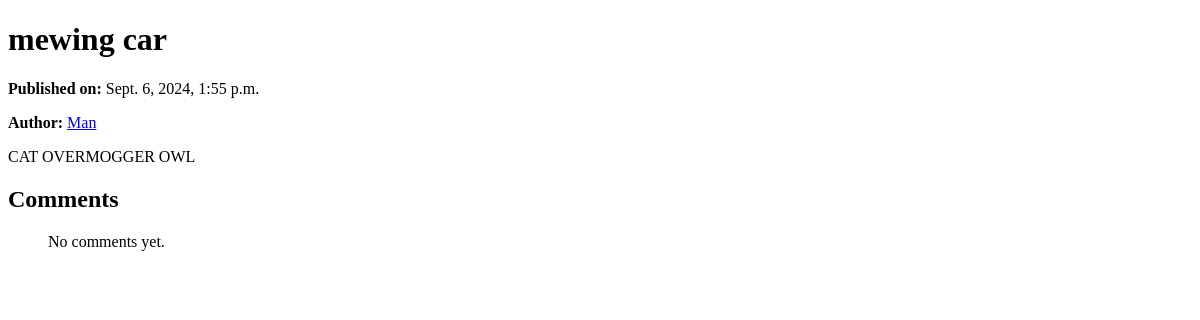
/post/1/, run on an earlier commit of the app's database.
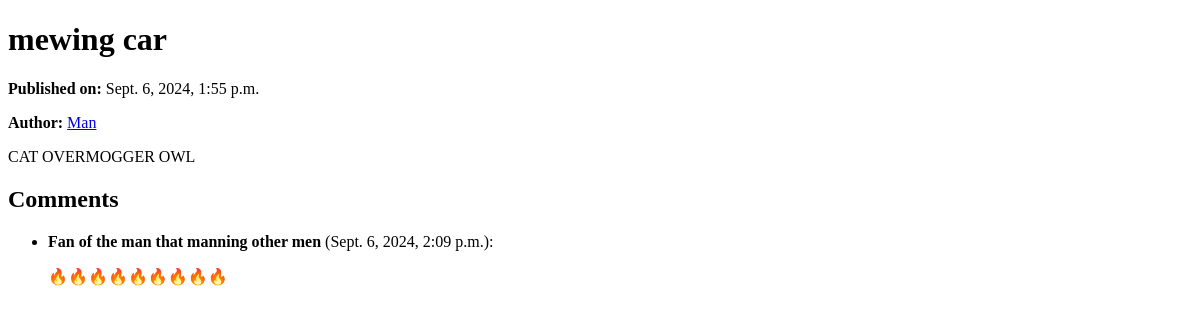
And on a later commit of the database.
### blog/models.py (models this page shows, shortened)
class Post(models.Model):
    title = models.CharField(max_length=200)
    content = models.TextField()
    published_date = models.DateTimeField()
    author = models.ForeignKey(Author, on_delete=models.CASCADE)

class Author(models.Model):
    name = models.CharField(max_length=100)
    bio = models.TextField()

class Comment(models.Model):
    author_name = models.CharField(max_length=100)
    text = models.TextField()
    created_date = models.DateTimeField(default=timezone.now)
    post = models.ForeignKey("Post", on_delete=models.CASCADE, related_name="comments")

### blog/views.py (the view)
# urls.py: path("post/<int:post_id>/", views.post_detail, name="post_detail"),
def post_detail(request, post_id):
    post = get_object_or_404(Post, pk=post_id)
    comments = post.comments.all()
    return render(request, "post_detail.html", {"post": post, "comments": comments})

### blog/templates/post_detail.html (shortened to what this page needs)
<!DOCTYPE html>
<html>
<head>
</head>
<body>
    <h1>{{ post.title }}</h1>
    <p><strong>Published on:</strong> {{ post.published_date }}</p>
    <p><strong>Author:</strong> <a href="{% url 'posts_by_author' post.author.id %}">{{ post.author.name }}</a></p>
    <div>{{ post.content }}</div>
    <h2>Comments</h2>
    <ul>
        {% for comment in comments %}
        <li>
            <p><strong>{{ comment.author_name }}</strong> ({{ comment.created_date }}):</p>
            <p>{{ comment.text }}</p>
        </li>
        {% empty %}
            <p>No comments yet.</p>
        {% endfor %}
    </ul>
</body>
</html>

What changed in the data, as far as the page shows it:
added Comment: author_name "Fan of the man that manning other men", created_date "Sept. 6, 2024, 2:09 p.m.", text "🔥🔥🔥🔥🔥🔥🔥🔥🔥"
Also different on the page:
text no longer shown: "No comments yet."
